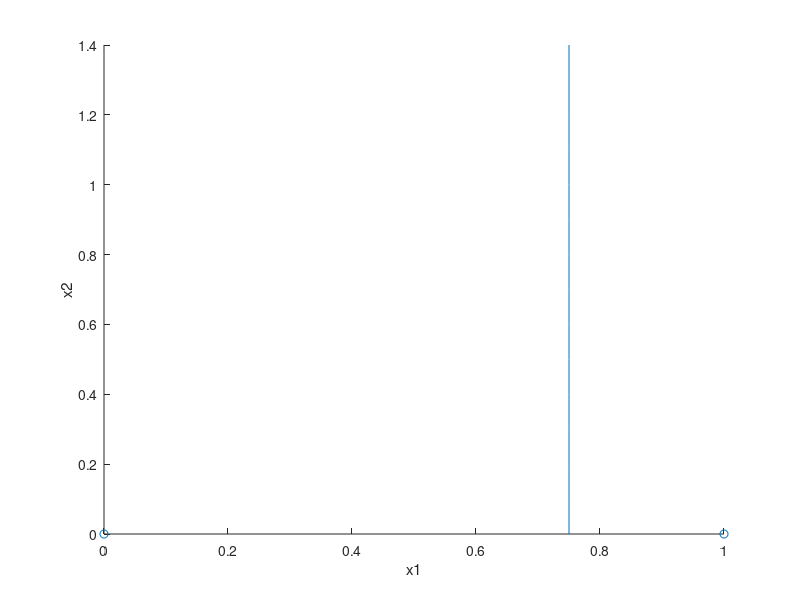
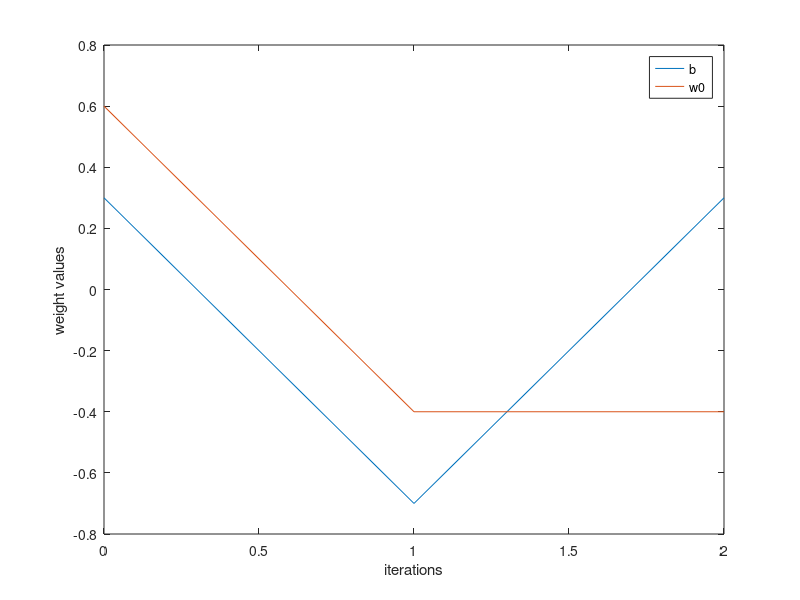

Here is the MATLAB script that generated these plots, in order:
COMP_x = [1 0; 1 1];
COMP_x1 = [0;1];
COMP_d = [1;0];
COMP_w = [0.3; 0.6];
COMP_eta = 1;

iters = (0:1:99);
w_0_vals = zeros([1 100]);
w_1_vals = zeros([1 100]);
i = 1;
flag = 1;

w_0_vals(i) = COMP_w(1);
w_1_vals(i) = COMP_w(2);

while (flag)
    
    j = 1;
    flag = 0;
    
    while (j <= length(COMP_d))
        
        COMP_y = (COMP_x(j,:) * COMP_w)>=0; % the mid of this equation calculates the value of v. >= 0 is the activation function.
        COMP_e = COMP_d(j) - COMP_y;        
        if (COMP_e ~= 0)
            
            w_0_vals(i) = COMP_w(1);
            w_1_vals(i) = COMP_w(2);
            COMP_w = COMP_w + (COMP_eta * (COMP_e' * COMP_x(j,:))');
            
            i = i + 1;
            flag = 1;
        end
        
        j = j + 1;
    end
end

x_point = (0:0.1:1.4);

w_0_vals(i) = COMP_w(1);
w_1_vals(i) = COMP_w(2);

y_point = zeros([1 15]);
k = 1;

while (k <= 15)
   y_point(k) = -(COMP_w(1)/COMP_w(2));
   k = k + 1;
end

scatter(COMP_x1,[0;0]);
xlabel('x1');
ylabel('x2');
hold on;
plot(y_point, x_point);
hold off;

figure;

plot(iters(1:i), w_0_vals(1:i), iters(1:i), w_1_vals(1:i));
xlabel('iterations');
ylabel('weight values');
legend({'b','w0'}, 'Location', 'northeast');